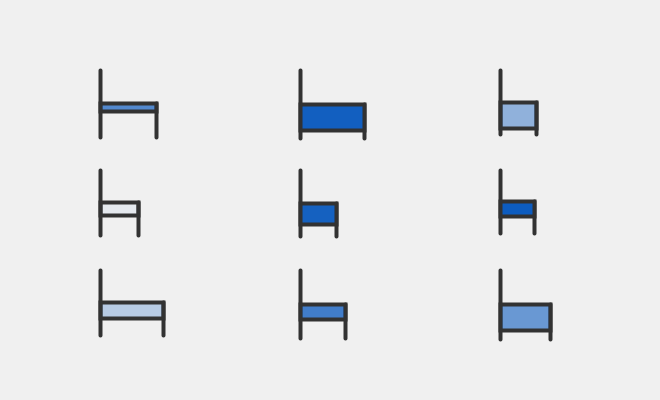
Frame 1 (no input)
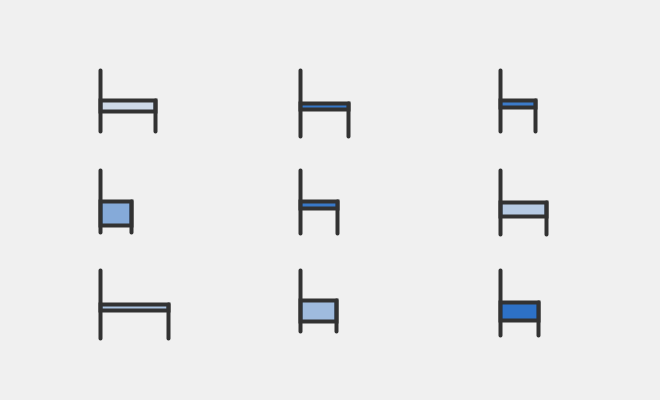
Frame 2 (the mouse pressed at the canvas centre, redrawn once)

The Processing sketch that drew these frames (run headless with seeded random() and noise(); the mouse was pressed at the canvas centre and the sketch redrawn once):

// Processing sketch: sketch_22_2
// ── sketch_22_2.pde
//exercise 22.2

float x = 0;
float y = 0;
float h = 70;
float w = 70;
float cush = 30;

void setup() {
  size(660, 400);
  smooth();
  noLoop();
  randomSeed(74);
}

void draw() {
  background(240);
  for (float x = 100; x < 600; x += 200) {
    for (float y = 70; y < 300; y += 100) {
    chair(x, y, random(h-10, h), random(w-40, w), random(cush-25, cush), 4);
    }
  }
}

void chair(float x, float y, float h, float w, float cush, float size) {
  stroke(50);
  strokeWeight(size);
  fill(10, 90, 190, random(255));
  line(x, y, x, y+h);
  line(x+w, y+h/2, x+w, y+h);
  rect(x, y+h/2, w, cush);
}
